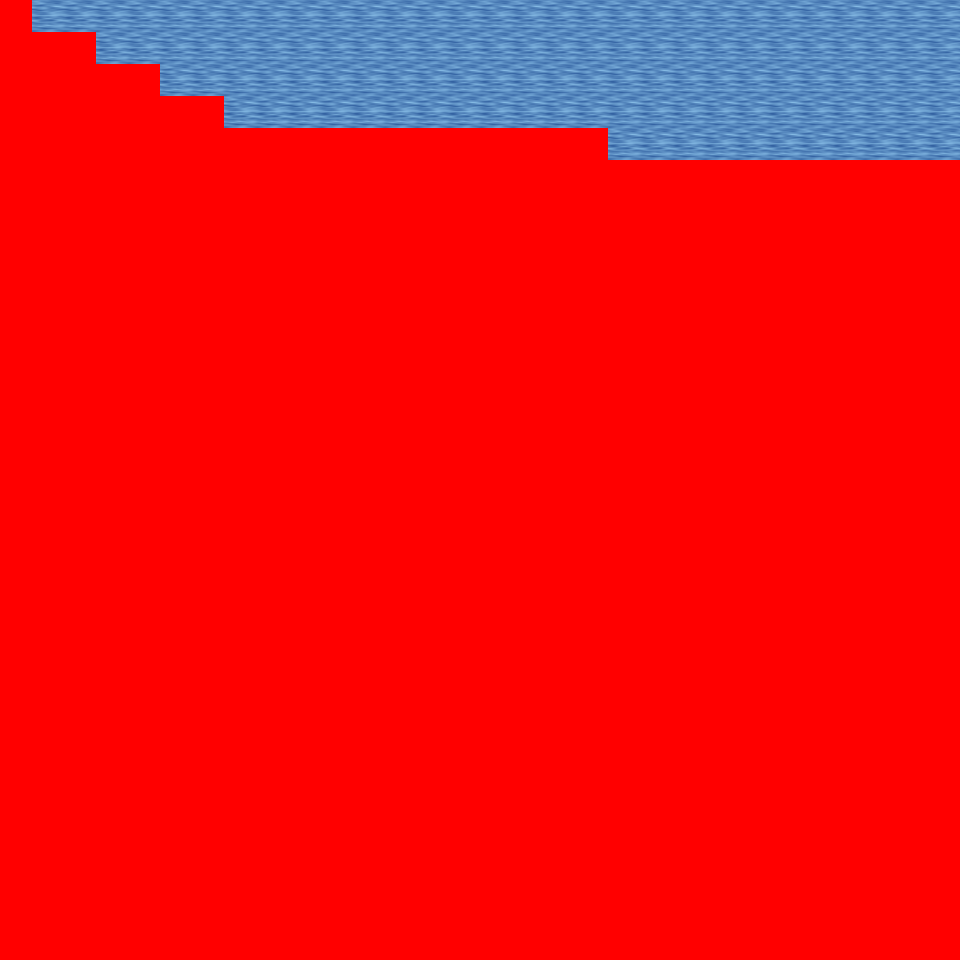

Rendered tile map (Tiled .tmx) drawn with the repository's tilesets; below, a short description and the map source with its tile grids summarised:
An orthogonal 30x30 tile map with 32x32 px tiles, 6 tile layers (Ground, Object, Object2, Above, ...), 20 tilesets and 2 objects (2x mapchange).

<map version="1.0" orientation="orthogonal" renderorder="right-down" width="30" height="30" tilewidth="32" tileheight="32" nextobjectid="3">
  <tileset firstgid="1" name="tileset_logic_collision" tilewidth="32" tileheight="32" tilecount="1" columns="1">
    <image source="../drawable/tileset_logic_collision.png" width="32" height="32" />
  </tileset>
  <tileset firstgid="2" name="tileset_ground_ground" tilewidth="32" tileheight="32" tilecount="33" columns="3">
    <image source="../drawable/tileset_ground_ground.png" width="96" height="352" />
  </tileset>
  <tileset firstgid="35" name="tileset_ground_water_pool" tilewidth="32" tileheight="32" tilecount="72" columns="3">
    <image source="../drawable/tileset_ground_water_pool.png" width="96" height="768" />
  </tileset>
  <tileset firstgid="107" name="tileset_ground_water_pool_corners" tilewidth="32" tileheight="32" tilecount="72" columns="3">
    <image source="../drawable/tileset_ground_water_pool_corners.png" width="96" height="768" />
  </tileset>
  <tileset firstgid="179" name="tileset_ground_grass_edges" tilewidth="32" tileheight="32" tilecount="36" columns="12">
    <image source="../drawable/tileset_ground_grass_edges.png" width="384" height="96" />
  </tileset>
  <tileset firstgid="215" name="tileset_plant_grasses" tilewidth="32" tileheight="32" tilecount="6" columns="3">
    <image source="../drawable/tileset_plant_grasses.png" width="96" height="64" />
  </tileset>
  <tileset firstgid="221" name="tileset_ground_grass_corners" tilewidth="32" tileheight="32" tilecount="24" columns="6">
    <image source="../drawable/tileset_ground_grass_corners.png" width="192" height="128" />
  </tileset>
  <tileset firstgid="245" name="tileset_plant_flower_daisy_white" tilewidth="32" tileheight="32" tilecount="8" columns="2">
    <image source="../drawable/tileset_plant_flower_daisy_white.png" width="64" height="128" />
  </tileset>
  <tileset firstgid="253" name="tileset_item_corpse_huge_animal" tilewidth="32" tileheight="32" tilecount="16" columns="2">
    <image source="../drawable/tileset_item_corpse_huge_animal.png" width="64" height="256" />
  </tileset>
  <tileset firstgid="269" name="tileset_plant_cactus" tilewidth="32" tileheight="32" tilecount="2" columns="1">
    <image source="../drawable/tileset_plant_cactus.png" width="32" height="64" />
  </tileset>
  <tileset firstgid="271" name="tileset_item_corpse_skull_pale" tilewidth="32" tileheight="32" tilecount="2" columns="2">
    <image source="../drawable/tileset_item_corpse_skull_pale.png" width="64" height="32" />
  </tileset>
  <tileset firstgid="273" name="tileset_ground_water_pool_deep" tilewidth="32" tileheight="32" tilecount="72" columns="3">
    <image source="../drawable/tileset_ground_water_pool_deep.png" width="96" height="768" />
  </tileset>
  <tileset firstgid="345" name="tileset_plant_tree_palm_trees" tilewidth="32" tileheight="32" tilecount="40" columns="4">
    <image source="../drawable/tileset_plant_tree_palm_trees.png" width="128" height="320" />
  </tileset>
  <tileset firstgid="385" name="tileset_building_roof_straw" tilewidth="32" tileheight="32" tilecount="20" columns="5">
    <image source="../drawable/tileset_building_roof_straw.png" width="160" height="128" />
  </tileset>
  <tileset firstgid="405" name="tileset_item_sign_large" tilewidth="32" tileheight="32" tilecount="15" columns="5">
    <image source="../drawable/tileset_item_sign_large.png" width="160" height="96" />
  </tileset>
  <tileset firstgid="420" name="tileset_item_campfires" tilewidth="32" tileheight="32" tilecount="2" columns="2">
    <image source="../drawable/tileset_item_campfires.png" width="64" height="32" />
  </tileset>
  <tileset firstgid="422" name="tileset_item_firewood" tilewidth="32" tileheight="32" tilecount="12" columns="3">
    <image source="../drawable/tileset_item_firewood.png" width="96" height="128" />
  </tileset>
  <tileset firstgid="434" name="tileset_plant_tree_umbrella_thorn" tilewidth="32" tileheight="32" tilecount="18" columns="6">
    <image source="../drawable/tileset_plant_tree_umbrella_thorn.png" width="192" height="96" />
  </tileset>
  <tileset firstgid="452" name="tileset_ground_sand_2" tilewidth="32" tileheight="32" tilecount="15" columns="5">
    <image source="../drawable/tileset_ground_sand_2.png" width="160" height="96" />
  </tileset>
  <tileset firstgid="467" name="tileset_ground_sand_1" tilewidth="32" tileheight="32" tilecount="10" columns="2">
    <image source="../drawable/tileset_ground_sand_1.png" width="64" height="160" />
  </tileset>
  <layer name="Ground" width="30" height="30">
    <data>[900 cells, 240 non-empty, 8 distinct tile ids]</data>
  </layer>
  <layer name="Object" width="30" height="30">
    <data>[900 cells, 0 non-empty, 0 distinct tile ids]</data>
  </layer>
  <layer name="Object2" width="30" height="30">
    <data>[900 cells, 0 non-empty, 0 distinct tile ids]</data>
  </layer>
  <layer name="Above" width="30" height="30">
    <data>[900 cells, 0 non-empty, 0 distinct tile ids]</data>
  </layer>
  <layer name="Above2" width="30" height="30">
    <data>[900 cells, 0 non-empty, 0 distinct tile ids]</data>
  </layer>
  <layer name="Walkable" width="30" height="30">
    <data>[900 cells, 785 non-empty, 1 distinct tile ids]</data>
  </layer>
  <objectgroup name="MapEvents">
    <object id="1" name="north" type="mapchange" x="32" y="0" width="928" height="32">
      <properties>
        <property name="map" value="0_ados_mountain_n2_w2_x3_y3" />
        <property name="place" value="south" />
      </properties>
    </object>
    <object id="2" name="east" type="mapchange" x="928" y="0" width="32" height="160">
      <properties>
        <property name="map" value="0_ados_mountain_n2_w2_x4_y4" />
        <property name="place" value="west" />
      </properties>
    </object>
  </objectgroup>
</map>
